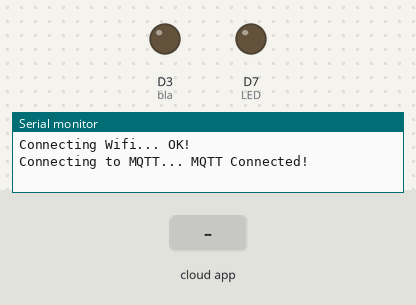
The sketch below on a simulated ESP8266 (NodeMCU). Parts: output pins drawn as LEDs (lit = HIGH), the last lines printed to the serial monitor. Inputs (shaded band) come from the test bench. WiFi joins after 1.5 s; servers stay silent unless stated; no MQTT or app messages arrive unless stated.

Above: at 2.7 s.
2.8 s: the phone or cloud app sets wheel to 1
At 3.8 s:
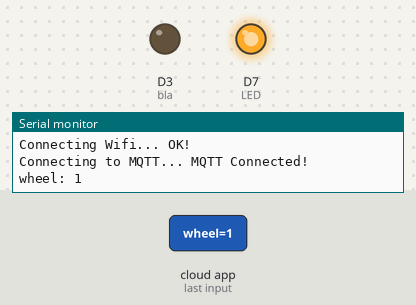
4.3 s: the phone or cloud app sets fan to 1
At 4.8 s:
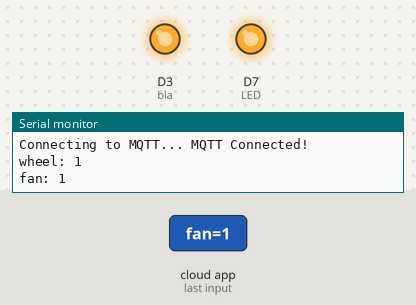
5.8 s: the phone or cloud app sets wheel to 0
At 6.5 s:
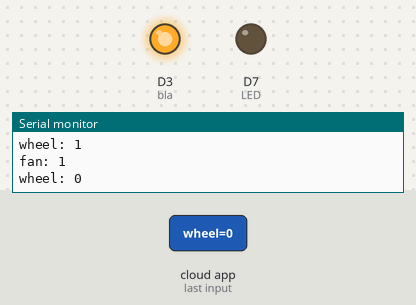
7.3 s: the phone or cloud app sets fan to 0
At 8.7 s:
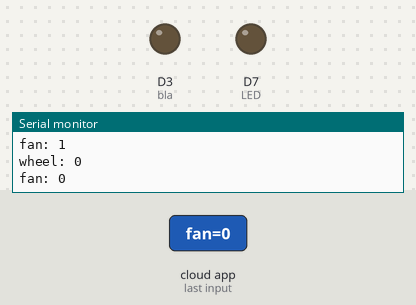
Timing chart, 0 to 9.8 s (numbered marks = the images above; inputs shaded):
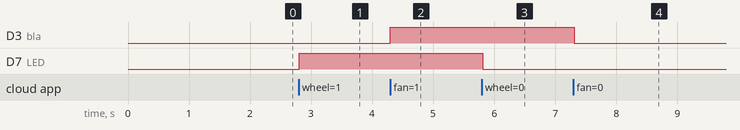

The sketch:

mqtt-rough.ino
```cpp
#include <ESP8266WiFi.h>
#include "Adafruit_MQTT.h"
#include "Adafruit_MQTT_Client.h"

#define WIFI_SSID "your-wifi-ssid"
#define WIFI_PASS "your-wifi-password"

#define MQTT_SERV "io.adafruit.com"
#define MQTT_PORT 1883

//The MQTT_NAME and _PASS will be obtained when you create an account on adafruit

#define MQTT_NAME "your-mqtt-wprk"
#define MQTT_PASS "your-mqtt-password"
#define LED D7
#define bla D3

//Set up MQTT and WiFi clients
WiFiClient client;
Adafruit_MQTT_Client mqtt(&client, MQTT_SERV, MQTT_PORT, MQTT_NAME, MQTT_PASS);

//Set up the feed you're subscribing to
Adafruit_MQTT_Subscribe wheel = Adafruit_MQTT_Subscribe(&mqtt, MQTT_NAME "/f/wheel");
Adafruit_MQTT_Subscribe fan = Adafruit_MQTT_Subscribe(&mqtt, MQTT_NAME "/f/fan");


void setup()
{
  Serial.begin(9600);

  //Connect to WiFi
  Serial.print("\n\nConnecting Wifi... ");
  WiFi.begin(WIFI_SSID, WIFI_PASS);
  while (WiFi.status() != WL_CONNECTED)
  {
    delay(500);
  }

  Serial.println("OK!");

  //Subscribe to the onoff feed
  mqtt.subscribe(&wheel);
  mqtt.subscribe(&fan);
  pinMode(bla,OUTPUT);
  pinMode(LED, OUTPUT);
  //digitalWrite(LED, HIGH);
}

void loop()
{
  MQTT_connect();

  //Read from our subscription queue until we run out, or
  //wait up to 5 seconds for subscription to update
  Adafruit_MQTT_Subscribe * subscription;
  while ((subscription = mqtt.readSubscription(5000)))
  {
    //If we're in here, a subscription updated...
    if (subscription == &wheel)
    {
      //Print the new value to the serial monitor
      Serial.print("wheel: ");
      Serial.println((char*) wheel.lastread);

      //If the new value is  "ON", turn the light on.
      //Otherwise, turn it off.
      uint16_t state= atoi((char *)wheel.lastread);
      digitalWrite(LED,state);
    }
    if (subscription == &fan)
    {
      //Print the new value to the serial monitor
      Serial.print("fan: ");
      Serial.println((char*) fan.lastread);

      //If the new value is  "ON", turn the light on.
      //Otherwise, turn it off.
      uint16_t state= atoi((char *)fan.lastread);
      digitalWrite(bla,state);
    }
  }

  // ping the server to keep the mqtt connection alive
  if (!mqtt.ping())
  {
    mqtt.disconnect();
  }
}


void MQTT_connect()
{
  int8_t ret;

  // Stop if already connected.
  if (mqtt.connected())
  {
    return;
  }

  Serial.print("Connecting to MQTT... ");

  uint8_t retries = 3;
  while ((ret = mqtt.connect()) != 0)
  {
       Serial.println(mqtt.connectErrorString(ret));
       Serial.println("Retrying MQTT connection in 5 seconds...");
       mqtt.disconnect();
       delay(5000);  // wait 5 seconds
       retries--;
       if (retries == 0)
       {
         while (1);
       }
  }
  Serial.println("MQTT Connected!");
}
```

Measured:
- after the input at 2.8 s, D7 (LED): LOW → HIGH at once
- after the input at 4.3 s, D3 (bla): LOW → HIGH at once
- after the input at 5.8 s, D7 (LED): HIGH → LOW at once
- after the input at 7.3 s, D3 (bla): HIGH → LOW at once
